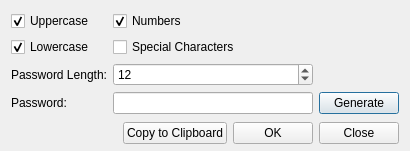
<?xml version="1.0" encoding="UTF-8"?>
<ui version="4.0">
 <class>GeneratePasswordDialog</class>
 <widget class="QDialog" name="GeneratePasswordDialog">
  <property name="geometry">
   <rect>
    <x>0</x>
    <y>0</y>
    <width>410</width>
    <height>151</height>
   </rect>
  </property>
  <property name="windowTitle">
   <string>Generate Password Options</string>
  </property>
  <property name="toolTip">
   <string/>
  </property>
  <property name="whatsThis">
   <string/>
  </property>
  <layout class="QVBoxLayout" name="verticalLayout">
   <property name="bottomMargin">
    <number>4</number>
   </property>
   <item>
    <layout class="QGridLayout" name="gridLayout">
     <item row="3" column="2">
      <widget class="QPushButton" name="genButton">
       <property name="text">
        <string>Generate</string>
       </property>
      </widget>
     </item>
     <item row="0" column="0">
      <widget class="QCheckBox" name="upperCheck">
       <property name="text">
        <string>Uppercase</string>
       </property>
       <property name="checked">
        <bool>true</bool>
       </property>
      </widget>
     </item>
     <item row="3" column="1">
      <widget class="QLineEdit" name="passwordEdit"/>
     </item>
     <item row="2" column="1">
      <widget class="QSpinBox" name="lengthBox">
       <property name="minimum">
        <number>8</number>
       </property>
       <property name="maximum">
        <number>256</number>
       </property>
       <property name="value">
        <number>12</number>
       </property>
      </widget>
     </item>
     <item row="2" column="0">
      <widget class="QLabel" name="lengthLabel">
       <property name="text">
        <string>Password Length:</string>
       </property>
      </widget>
     </item>
     <item row="0" column="1">
      <widget class="QCheckBox" name="numberCheck">
       <property name="text">
        <string>Numbers</string>
       </property>
       <property name="checked">
        <bool>true</bool>
       </property>
      </widget>
     </item>
     <item row="1" column="1">
      <widget class="QCheckBox" name="specialCheck">
       <property name="text">
        <string>Special Characters</string>
       </property>
      </widget>
     </item>
     <item row="1" column="0">
      <widget class="QCheckBox" name="lowerCheck">
       <property name="text">
        <string>Lowercase</string>
       </property>
       <property name="checked">
        <bool>true</bool>
       </property>
      </widget>
     </item>
     <item row="3" column="0">
      <widget class="QLabel" name="passwordLabel">
       <property name="text">
        <string>Password:</string>
       </property>
      </widget>
     </item>
    </layout>
   </item>
   <item alignment="Qt::AlignRight">
    <widget class="QFrame" name="frame">
     <layout class="QHBoxLayout" name="horizontalLayout">
      <property name="leftMargin">
       <number>0</number>
      </property>
      <property name="topMargin">
       <number>0</number>
      </property>
      <property name="rightMargin">
       <number>0</number>
      </property>
      <property name="bottomMargin">
       <number>0</number>
      </property>
      <item>
       <widget class="QPushButton" name="copyButton">
        <property name="text">
         <string>Copy to Clipboard</string>
        </property>
       </widget>
      </item>
      <item>
       <widget class="QPushButton" name="okButton">
        <property name="text">
         <string>OK</string>
        </property>
       </widget>
      </item>
      <item>
       <widget class="QPushButton" name="closeButton">
        <property name="text">
         <string>Close</string>
        </property>
       </widget>
      </item>
     </layout>
    </widget>
   </item>
  </layout>
 </widget>
 <tabstops>
  <tabstop>genButton</tabstop>
  <tabstop>copyButton</tabstop>
  <tabstop>okButton</tabstop>
  <tabstop>closeButton</tabstop>
  <tabstop>upperCheck</tabstop>
  <tabstop>numberCheck</tabstop>
  <tabstop>lowerCheck</tabstop>
  <tabstop>specialCheck</tabstop>
  <tabstop>lengthBox</tabstop>
  <tabstop>passwordEdit</tabstop>
 </tabstops>
 <resources/>
 <connections/>
</ui>
